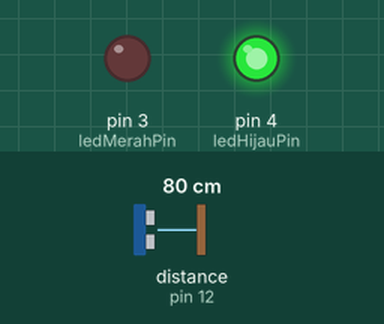
Bench run of a sketch on a simulated Arduino Uno, built with avr-gcc and run on an emulated ATmega328P. Shown: output pins drawn as LEDs (lit = HIGH). Wiring (inferred from the names in the program): ultrasonic range finder: trigger pin 13; echo pin 12. The test bench sets the inputs (shaded band); at power-on: distance to the obstacle (sensor on pin 12) 80 cm. The echo pulse lasts 58.3 µs per cm; pins used as bus, display or sensor lines are not drawn.

Above: at 1.2 s.
1.3 s: distance to the obstacle (sensor on pin 12) set to 12 cm
2.8 s: distance to the obstacle (sensor on pin 12) set to 9 cm
At 3.9 s:
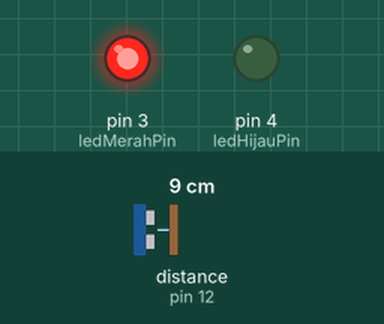
4.3 s: distance to the obstacle (sensor on pin 12) set to 18 cm
At 5.5 s:
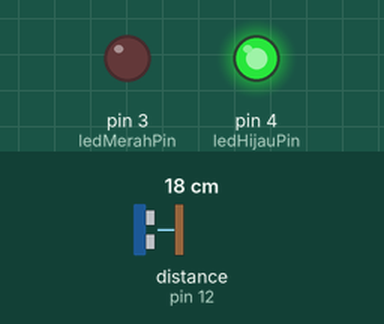
5.8 s: distance to the obstacle (sensor on pin 12) set to 2 cm
At 6.3 s:
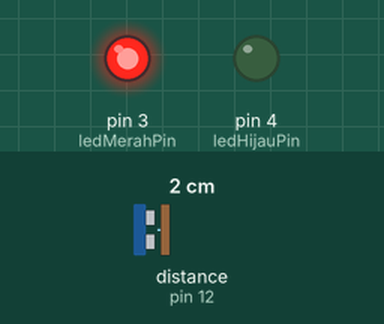
Timing chart, 0 to 8.3 s (numbered marks = the images above; inputs shaded):
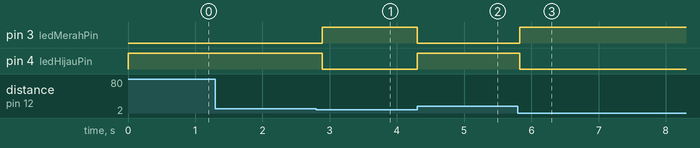

Measured:
- the behaviour switches between 11 and 10 cm on distance to the obstacle (sensor on pin 12) (found by bisection; images 0 and 1)
- after the input at 1.3 s, every drawn part: stays the same
- after the input at 2.8 s, pin 3 (ledMerahPin): LOW → HIGH after 0.09 s; pin 4 (ledHijauPin): HIGH → LOW after 0.09 s
- after the input at 4.3 s, pin 3 (ledMerahPin): HIGH → LOW at once; pin 4 (ledHijauPin): LOW → HIGH at once
- after the input at 5.8 s, pin 3 (ledMerahPin): LOW → HIGH at once; pin 4 (ledHijauPin): HIGH → LOW at once

The sketch:

4LED.ino
```cpp
// Menghubungkan LED ke pin Arduino
const int ledMerahPin = 3; // Pin LED merah
const int ledHijauPin = 4; // Pin LED hijau

// Menghubungkan sensor ultrasonik ke pin Arduino
const int trigPin = 13; // Pin trigger sensor ultrasonik
const int echoPin = 12; // Pin echo sensor ultrasonik

void setup() {
  pinMode(ledMerahPin, OUTPUT);
  pinMode(ledHijauPin, OUTPUT);

  pinMode(trigPin, OUTPUT);
  pinMode(echoPin, INPUT);

  // Mematikan LED awal saat program dimulai
  digitalWrite(ledMerahPin, LOW);
  digitalWrite(ledHijauPin, LOW);
}

void loop() {
  // Mengirimkan sinyal trigger ke sensor ultrasonik
  digitalWrite(trigPin, LOW);
  delayMicroseconds(2);
  digitalWrite(trigPin, HIGH);
  delayMicroseconds(10);
  digitalWrite(trigPin, LOW);

  // Menerima dan menghitung waktu pantulan sinyal dari objek yang terdeteksi
  long duration = pulseIn(echoPin, HIGH);

  // Menghitung jarak berdasarkan waktu pantulan
  int distance = duration * 0.034 / 2;

  // Menyalakan LED merah jika objek dekat (jarak kurang dari 20 cm)
  if (distance < 10) {
    digitalWrite(ledMerahPin, HIGH);
    digitalWrite(ledHijauPin, LOW);
  } else {
    digitalWrite(ledMerahPin, LOW);
    digitalWrite(ledHijauPin, HIGH);
  }

  delay(100); // Delay untuk stabilitas pembacaan
}
```
